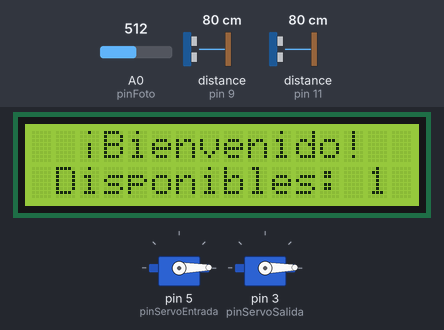
A sketch run on a simulated Arduino Uno, built with avr-gcc and run on an emulated ATmega328P. Shown: 16×2 character LCD, 2 × servo. Wiring (inferred from the names in the program): 2 × ultrasonic range finder: trigger pin 6, echo pin 9 / trigger pin 10, echo pin 11. Inputs (shaded band) come from the test bench; at power-on: distance to the obstacle (sensors on pin 9, pin 11) 80 cm, A0 (pinFoto) = 512. The echo pulse lasts 58.3 µs per cm.

Above: at 1.8 s.
1.9 s: distance to the obstacle (sensor on pin 9) set to 2 cm
At 2.06 s:
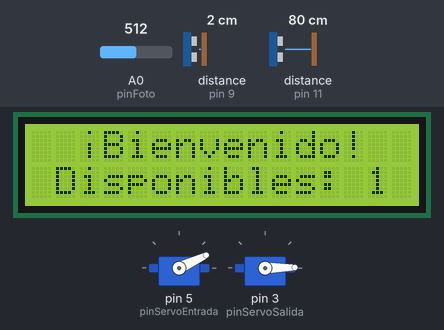
At 3.2 s:
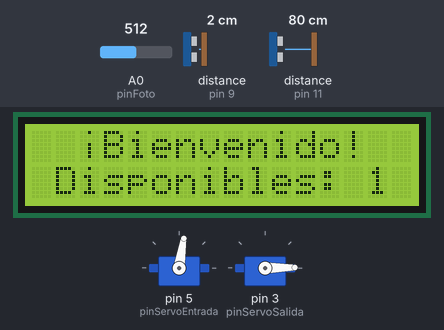
3.7 s: distance to the obstacle (sensor on pin 11) set to 18 cm
At 5.1 s:
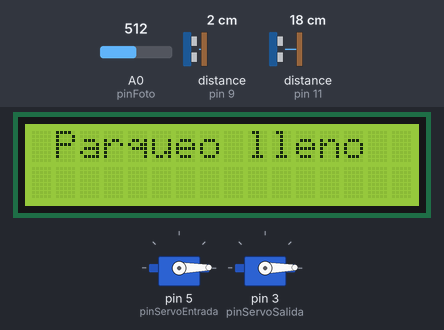
6.7 s: A0 (pinFoto) set to 122
9.7 s: distance to the obstacle (sensor on pin 11) set to 2 cm
At 10.6 s:
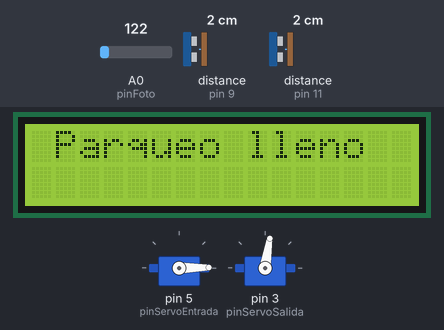
11.5 s: distance to the obstacle (sensor on pin 9) set to 10 cm
13.9 s: distance to the obstacle (sensor on pin 9) set to 13 cm
Timing chart, 0 to 16.4 s (numbered marks = the images above; inputs shaded):
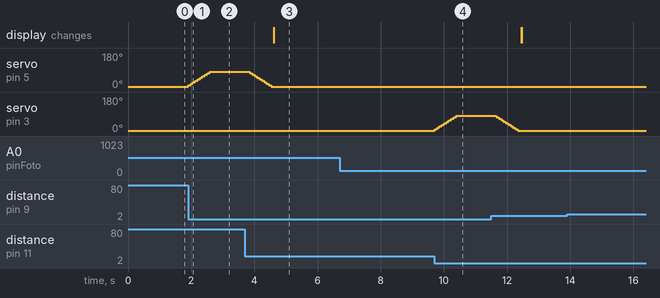

Measured:
- after the input at 1.9 s, servo on pin 5 (pinServoEntrada): moves from 1° to 81° over 0.68 s, starting at once
- after the input at 6.7 s, every drawn part: stays the same
- after the input at 9.7 s, servo on pin 3 (pinServoSalida): moves from 1° to 81° over 0.68 s, starting at once
- after the input at 13.9 s, every drawn part: stays the same

The sketch:

arduino.ino
```cpp
#include <LiquidCrystal_I2C.h>
#include <Servo.h>

Servo servoEntrada;
Servo servoSalida;

const int echoEntrada = 9;
const int echoSalida = 11;
const int trigEntrada = 6;
const int trigSalida = 10;
const int pinServoEntrada = 5;
const int pinServoSalida = 3;
const int pinFoto = A0;
int duracionEntrada;
int duracionSalida;
int distanciaEntrada;
int distanciaSalida;
int intensidad;
int pwm;
int caracteresRecibidos;

// variables para la pantalla lcd
LiquidCrystal_I2C lcd(0x20, 16, 2);
int contador = 1;
int prevContador = contador;
byte admir[] = {
  B00100,
  B00000,
  B00000,
  B00100,
  B00100,
  B00100,
  B00100,
  B00000
};
byte aConTilde[] = {
  B00011,
  B00000,
  B01110,
  B00001,
  B01111,
  B10001,
  B01111,
  B00000
};

const int posicionInicial = 1;
const int posicionFinal = 90;
const float duracion = 750;
const float intervalo = 75;

void setup() {
  // inicializa la comunicacion con el otro arduino
  Serial.begin(9600);

  // inicializa la pantalla lcd
  lcd.init();
  // enciende la luz
  lcd.backlight();
  lcd.createChar(0, admir);
  lcd.createChar(1, aConTilde);
  // muestra el mensaje de bienvenida y el contador en cero
  mostrarBienvenida();

  // inicializa los servos
  servoEntrada.attach(pinServoEntrada);
  servoSalida.attach(pinServoSalida);
  servoEntrada.write(posicionInicial);
  servoSalida.write(posicionInicial);

  // inicializa los pines
  pinMode(echoEntrada, INPUT);
  pinMode(echoSalida, INPUT);
  pinMode(trigEntrada, OUTPUT);
  pinMode(trigSalida, OUTPUT);
  pinMode(pinFoto, INPUT);

  delay(500);
}

void loop() {
  // leer y activar entrada
  digitalWrite(trigEntrada, HIGH);
  delayMicroseconds(10);
  digitalWrite(trigEntrada, LOW);
  duracionEntrada = pulseIn(echoEntrada, HIGH);
  distanciaEntrada = duracionEntrada / 58.2;

  // Además hacer la validación de que el contador no
  // esté en el máximo ya
  if (distanciaEntrada <= 10) {
    intensidad = analogRead(pinFoto);
    pwm = map(intensidad, 0, 1023, 0, 255);
    analogWrite(intensidad, pwm);

    if (contador == 0) {
      parqueoLleno();
    } else {
      if (intensidad < 500) {
        caracteresRecibidos = 0;
        lcd.clear();
        mostrarPedirPin();
        bool esCorrecto = false;
        while (!esCorrecto) {
          char caracterRecibido;
          if (Serial.available() == 0) {
            while (Serial.available() == 0) {
              delay(250);
            }
            caracterRecibido = Serial.read();
            if (caracterRecibido == 'x') {
              esCorrecto = true;
              lcd.clear();
              lcd.setCursor(2, 0);
              lcd.print("Pin correcto");
              activarEntrada();
              caracteresRecibidos = 0;
            } else if (caracterRecibido == 'y') {
              lcd.clear();
              lcd.setCursor(1, 0);
              lcd.print("Pin incorrecto");
              lcd.setCursor(0, 1);
              lcd.print("Intente de nuevo");
              caracteresRecibidos = 0;
              delay(1000);
            } else if (caracterRecibido == 'z') {
              lcd.clear();
              lcd.setCursor(0, 0);
              lcd.print("Acceso bloqueado");
              mostrarPedirPin();
              delay(1000);
              caracteresRecibidos = 0;
            } else {
              caracteresRecibidos++;
              lcd.clear();
              mostrarAst(caracteresRecibidos);
              delay(100);
            }
          } else {
            caracterRecibido = Serial.read();
            Serial.println(caracterRecibido);
            if (caracterRecibido == 'x') {
              esCorrecto = true;
              lcd.clear();
              lcd.setCursor(2, 0);
              lcd.print("Pin correcto");
              activarEntrada();
            } else if (caracterRecibido == 'y') {
              lcd.clear();
              lcd.setCursor(1, 0);
              lcd.print("Pin incorrecto");
              lcd.setCursor(0, 1);
              lcd.print("Intente de nuevo");
              delay(1000);
            } else if (caracterRecibido == 'z') {
              lcd.clear();
              lcd.setCursor(0, 0);
              lcd.print("Acceso bloqueado");
              delay(1000);
              mostrarPedirPin();
            } else {
              caracteresRecibidos++;
              lcd.clear();
              mostrarAst(caracteresRecibidos);
              delay(100);
            }
          }
        }
      } else {
        activarEntrada();
      }
    }
  }

  // leer y activar salida
  digitalWrite(trigSalida, HIGH);
  delayMicroseconds(10);
  digitalWrite(trigSalida, LOW);
  duracionSalida = pulseIn(echoSalida, HIGH);
  distanciaSalida = duracionSalida / 58.2;


  if (distanciaSalida <= 10) {
    if (contador <= 3) {
      activarSalida();
    }
  }
}

void mostrarContador() {
  if (contador == 0) {
    lcd.clear();
    lcd.setCursor(3, 0);
    lcd.print("El parqueo est");
    lcd.setCursor(10, 0);
    lcd.write(1);
    lcd.setCursor(0, 1);
    lcd.print("lleno");
  } else if (prevContador == 0 && contador == 1) {
    mostrarBienvenida();
  } else {
    lcd.setCursor(14, 1);
    lcd.print(contador);
  }
}

void mostrarAst(int numAst) {
  int inicio = (8 - (numAst / 2));
  for (int i = inicio; i < (inicio + numAst); i++) {
    lcd.setCursor(i, 0);
    lcd.print("*");
  }
}

void mostrarBienvenida() {
  lcd.clear();
  lcd.setCursor(2, 0);
  lcd.write(0);
  lcd.setCursor(3, 0);
  lcd.print("Bienvenido!");
  lcd.setCursor(1, 1);
  lcd.print("Disponibles:");
  lcd.setCursor(14, 1);
  lcd.print(contador);
}

void mostrarPedirPin() {
  lcd.setCursor(1, 0);
  lcd.print("Ingrese el pin");
  lcd.setCursor(1, 1);
  lcd.print("para continuar");
}

void activarEntrada() {
  contador--;
  int posicionActual = posicionInicial;
  int pasitos = duracion / intervalo;
  int incremento = (posicionFinal - posicionInicial) / pasitos;
  for (int i = 0; i < pasitos; i++) {
    posicionActual += incremento;
    servoEntrada.write(posicionActual);
    delay(intervalo);
  }
  delay(1200);
  for (int i = 0; i < pasitos; i++) {
    posicionActual -= incremento;
    servoEntrada.write(posicionActual);
    delay(intervalo);
  }
  if (contador == 0) {
    parqueoLleno();
  } else {
    mostrarBienvenida();
  }
}

void parqueoLleno() {
  lcd.clear();
  lcd.print(" Parqueo lleno");
}

void activarSalida() {
  contador++;
  int posicionActual = posicionInicial;
  int pasitos = duracion / intervalo;
  int incremento = (posicionFinal - posicionInicial) / pasitos;
  for (int i = 0; i < pasitos; i++) {
    posicionActual += incremento;
    servoSalida.write(posicionActual);
    delay(intervalo);
  }
  delay(1200);
  for (int i = 0; i < pasitos; i++) {
    posicionActual -= incremento;
    servoSalida.write(posicionActual);
    delay(intervalo);
  }
  mostrarBienvenida();
}
```
